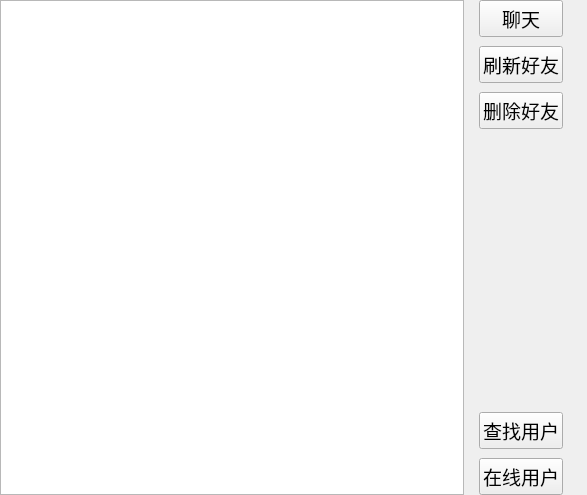
<?xml version="1.0" encoding="UTF-8"?>
<ui version="4.0">
 <class>Friend</class>
 <widget class="QWidget" name="Friend">
  <property name="geometry">
   <rect>
    <x>0</x>
    <y>0</y>
    <width>587</width>
    <height>495</height>
   </rect>
  </property>
  <property name="windowTitle">
   <string>Form</string>
  </property>
  <layout class="QHBoxLayout" name="horizontalLayout">
   <property name="spacing">
    <number>15</number>
   </property>
   <property name="leftMargin">
    <number>0</number>
   </property>
   <property name="topMargin">
    <number>0</number>
   </property>
   <property name="rightMargin">
    <number>15</number>
   </property>
   <property name="bottomMargin">
    <number>0</number>
   </property>
   <item>
    <widget class="QListWidget" name="listWidget"/>
   </item>
   <item>
    <layout class="QVBoxLayout" name="verticalLayout">
     <property name="spacing">
      <number>9</number>
     </property>
     <property name="rightMargin">
      <number>9</number>
     </property>
     <item>
      <widget class="QPushButton" name="chat_PB">
       <property name="font">
        <font>
         <family>Agency FB</family>
         <pointsize>14</pointsize>
        </font>
       </property>
       <property name="text">
        <string>聊天</string>
       </property>
      </widget>
     </item>
     <item>
      <widget class="QPushButton" name="flush_PB">
       <property name="font">
        <font>
         <family>Agency FB</family>
         <pointsize>14</pointsize>
        </font>
       </property>
       <property name="text">
        <string>刷新好友</string>
       </property>
      </widget>
     </item>
     <item>
      <widget class="QPushButton" name="del_PB">
       <property name="font">
        <font>
         <family>Agency FB</family>
         <pointsize>14</pointsize>
        </font>
       </property>
       <property name="text">
        <string>删除好友</string>
       </property>
      </widget>
     </item>
     <item>
      <spacer name="verticalSpacer">
       <property name="orientation">
        <enum>Qt::Vertical</enum>
       </property>
       <property name="sizeHint" stdset="0">
        <size>
         <width>20</width>
         <height>40</height>
        </size>
       </property>
      </spacer>
     </item>
     <item>
      <widget class="QPushButton" name="findUser_PB">
       <property name="font">
        <font>
         <family>Agency FB</family>
         <pointsize>14</pointsize>
        </font>
       </property>
       <property name="text">
        <string>查找用户</string>
       </property>
      </widget>
     </item>
     <item>
      <widget class="QPushButton" name="onlineUser_PB">
       <property name="font">
        <font>
         <family>Agency FB</family>
         <pointsize>14</pointsize>
        </font>
       </property>
       <property name="text">
        <string>在线用户</string>
       </property>
      </widget>
     </item>
    </layout>
   </item>
  </layout>
 </widget>
 <resources/>
 <connections/>
</ui>
